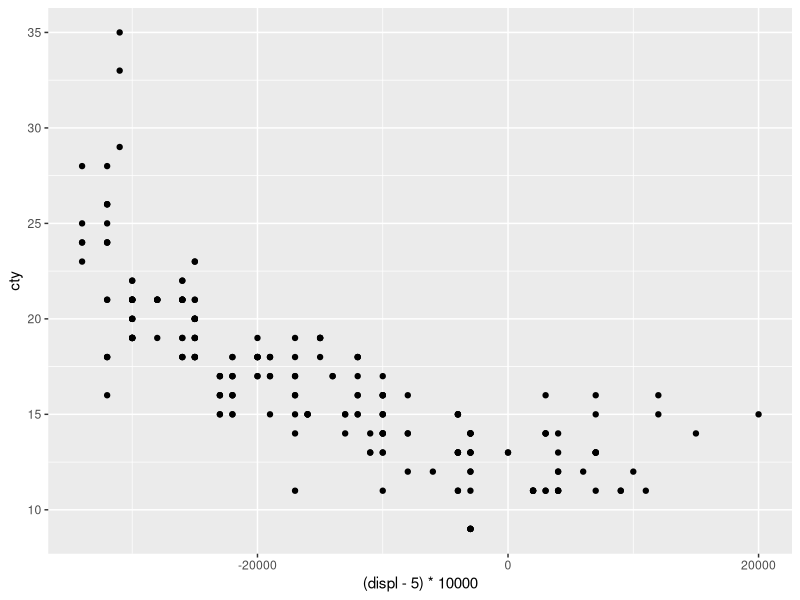
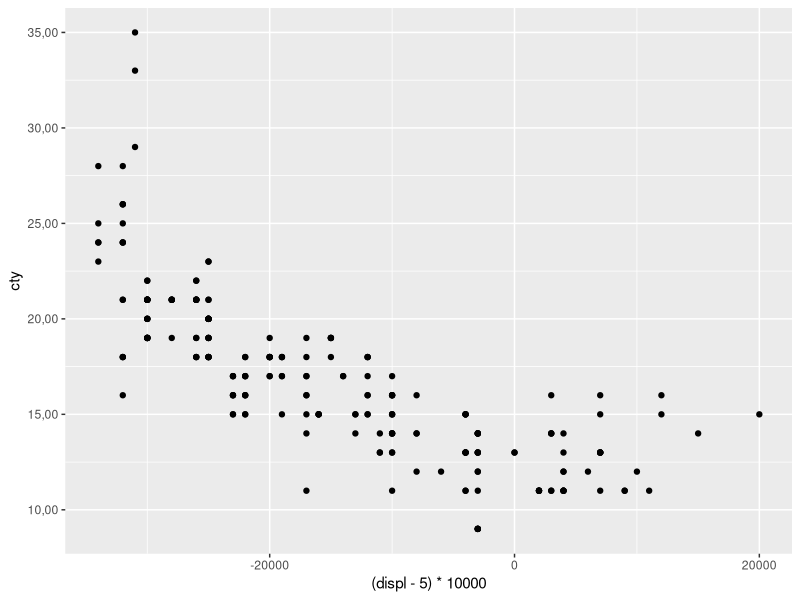
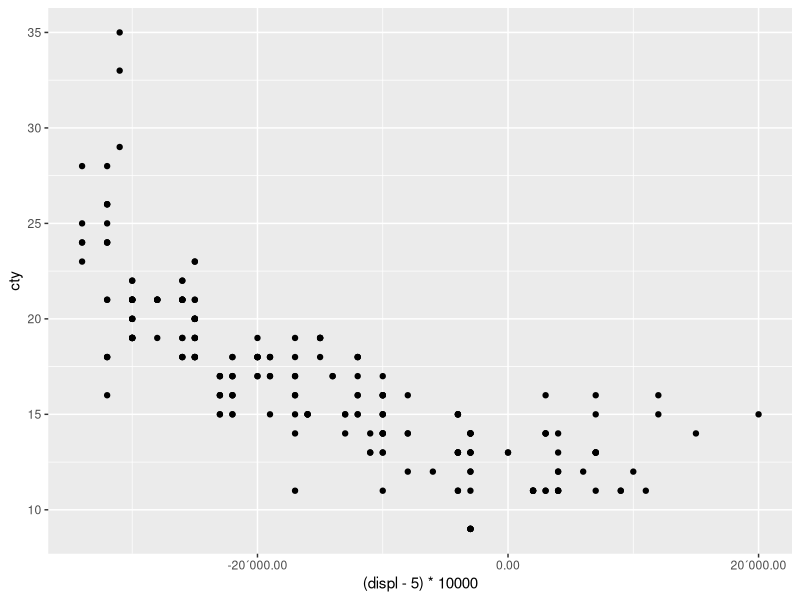

Generate these figures, in order, with R: (Note: this script raises an error after producing the figures.)
# collection of options to change the scales in your plot with the "scales" packages from the tidyverse
# ML 2022-06-22

library(tidyverse)
#library(scales)

# 1) dealing with numeric axes
# create some random plot we can play with
p <- ggplot(mpg, aes((displ-5)*10000, cty)) + geom_point()
p

# now play around with axes 
p + scale_y_continuous(labels = scales::number_format(accuracy = 0.01, decimal.mark = ','))
p + scale_x_continuous(
  labels = scales::comma_format(big.mark = '´',
                                decimal.mark = '.',
                                accuracy = 0.01))

p + scale_y_continuous(breaks = breaks_width(width = 1))
p + scale_x_continuous(breaks = breaks_pretty())
p + scale_x_continuous(breaks = breaks_extended())
p + scale_y_log10(n.breaks = 10)
p + scale_y_log10(n.breaks = 10, labels = scales::number_format(accuracy = 0.01, decimal.mark = ','))


# 2) dealing with date format axes
# partly taken from: https://ggplot2.tidyverse.org/reference/scale_date.html
# create random data and plot
last_month <- Sys.Date() - 0:29
df <- data.frame(date = last_month, price = runif(30))
p <- ggplot(df, aes(date, price)) + geom_line()
p

# now play around with date axis
p + scale_x_date(date_breaks = "1 week", date_labels = "%W") # Kalenderwoche
p + scale_x_date(date_breaks = "week", date_minor_breaks = "1 day") # change background lines
p + scale_x_date(date_breaks = "2 weeks", labels = date_format("%m/%d")) # moth and day



